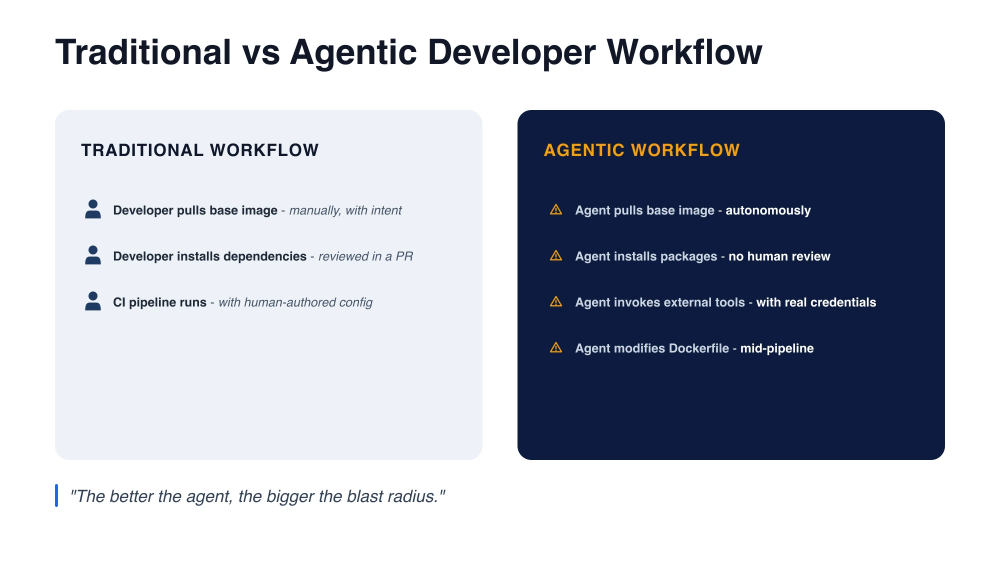
#> input picture _proposals/slide-06-new.webp, 2000 x 1125 px (shown at 1/2 size)
$ python -i gen_horror.py   (imports and definitions only)
#> lines starting #> are read from the running program, lines starting #| are printed output that depends on the picture
#!/usr/bin/env python3
"""'Horror stories' beat - inserted after the 02:47 AM cold-open (slide-incident-approve).
A dark divider in the incident palette, then two real documented AI-agent incidents
(Docker blog comics) normalised onto clean 1600x900 canvases.
  slide-horror         - dark divider
  slide-horror-1       - 'rm -rf *' with root: .ssh / .aws / prod (security-risks blog)
  slide-horror-2       - 'clean up my desktop' -> rm -rf family_photos/ (rm-rf-incident blog)
SVG -> png -> webp via rsvg-convert + cwebp; comics fit-contained via Pillow."""
import subprocess, os
from PIL import Image, ImageFilter

OUT = os.path.dirname(os.path.abspath(__file__))
CACHE = "/Users/ajeetraina/.claude/image-cache/3ddb7cbc-2fb2-4adc-b397-b8c57f9dddab"

BG, SWOOSH, WHITE = "#0B1533", "#111E42", "#FFFFFF"
CAP, ACCENT, PINK = "#AEB9D6", "#4F7CFF", "#E5548A"
MONO = "Menlo, 'DejaVu Sans Mono', 'Courier New', monospace"

def bg():
    return (f'<rect width="1600" height="900" fill="{BG}"/>'
            f'<path d="M1080,-80 C1280,120 1170,400 1440,500 S1660,780 1600,1000 '
            f'L1760,1000 L1760,-120 Z" fill="{SWOOSH}" opacity="0.55"/>'
            f'<path d="M-120,560 C160,470 300,690 560,600 S900,540 1040,760 '
            f'L1040,1000 L-160,1000 Z" fill="{SWOOSH}" opacity="0.40"/>')

def divider():
    p = ['<svg xmlns="http://www.w3.org/2000/svg" viewBox="0 0 1600 900" font-family="Helvetica, Arial, sans-serif">']
    p.append(bg())
    p.append(f'<text x="72" y="240" font-size="34" font-weight="800" fill="{PINK}" letter-spacing="2">FROM THE WILD</text>')
    p.append(f'<text x="70" y="350" font-size="104" font-weight="800" fill="{WHITE}">Horror stories</text>')
    p.append(f'<text x="72" y="410" font-size="34" fill="{CAP}">These aren&#39;t hypothetical - they shipped, and someone paid for them.</text>')
    # two teaser rows - single clean line each
    rows = [
        ("1", "“Clean up my project folder”", " → agent had root, ran ", "rm -rf *", " — .ssh · .aws · prod.db gone"),
        ("2", "“Organize my wife’s desktop”", " → ", "rm -rf family_photos/", " — Trash bypassed, 15 yrs of photos gone"),
    ]
    y = 500
    for num, quote, pre, cmd, post in rows:
        p.append(f'<rect x="72" y="{y}" width="1456" height="96" rx="12" fill="#17213E"/>')
        p.append(f'<rect x="72" y="{y}" width="6" height="96" rx="3" fill="{ACCENT}"/>')
        p.append(f'<text x="116" y="{y+60}" font-size="30" font-weight="800" fill="{ACCENT}">{num}</text>')
        p.append(f'<text x="164" y="{y+58}" font-size="23" xml:space="preserve">'
                 f'<tspan font-weight="700" fill="{WHITE}">{quote}</tspan>'
                 f'<tspan fill="{CAP}">{pre}</tspan>'
                 f'<tspan font-family="{MONO}" font-weight="700" fill="{PINK}">{cmd}</tspan>'
                 f'<tspan fill="{CAP}">{post}</tspan></text>')
        y += 112
    p.append('</svg>')
    return "\n".join(p)

# --- divider ---
# [7 lines not run here, left out]

# --- comics: fit-contain onto 1600x900 white canvas (no stretch) ---
def contain(src, dst):
    # Render at 2x (3200x1800) so the webp carries extra pixels for the projector,
    # LANCZOS resample, then an unsharp pass to keep comic text crisp (not blurred).
#> called with src = 'slide-06-new.webp', dst = 'out.png'
    S = 2
    im = Image.open(src).convert("RGB")
#> im is the input picture: PIL image 2000x1125 RGB; mean R, G, B 182.5, 187.3, 198.2
    canvas = Image.new("RGB", (1600 * S, 900 * S), "#FFFFFF")
#> canvas: PIL image 3200x1800 RGB; every value is 255
    scale = min(1600 * S / im.width, 900 * S / im.height)
#> scale = 1.6
    w, h = round(im.width * scale), round(im.height * scale)
#> w = 3200; h = 1800
    im = im.resize((w, h), Image.LANCZOS)
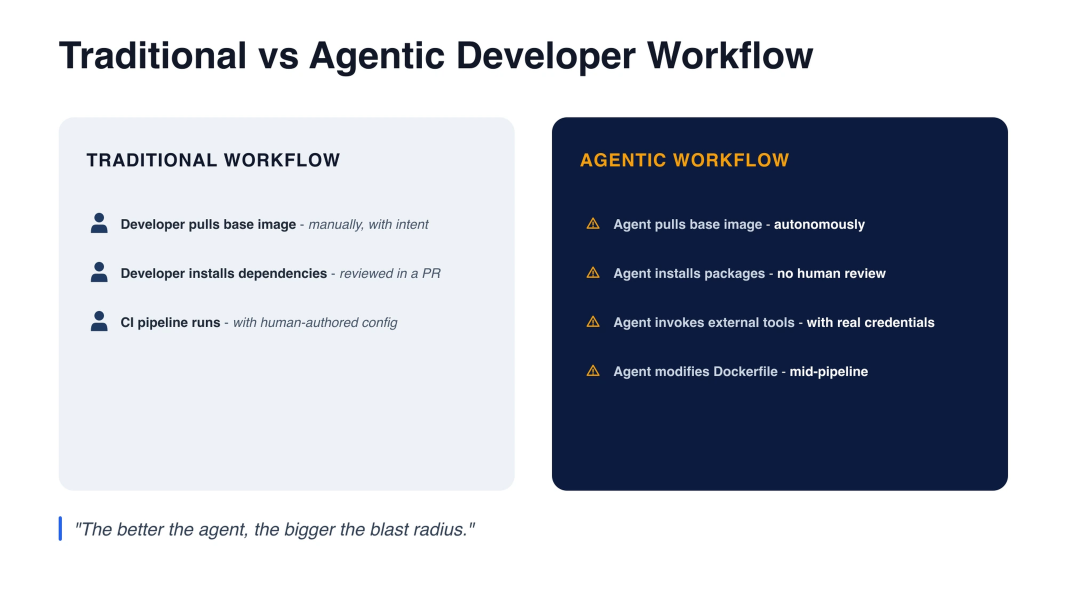
#> im: PIL image 3200x1800 RGB (shown at 1/3 size); mean R, G, B 182.5, 187.2, 198.1
    im = im.filter(ImageFilter.UnsharpMask(radius=1.6, percent=120, threshold=2))
    canvas.paste(im, ((1600 * S - w) // 2, (900 * S - h) // 2))
    canvas.save(dst, "WEBP", quality=95, method=6)
    print("rendered", os.path.basename(dst), canvas.size)
#| rendered out.png (3200, 1800)

# [3 lines not run here, left out]

>>> result = contain('slide-06-new.webp', 'out.png')
